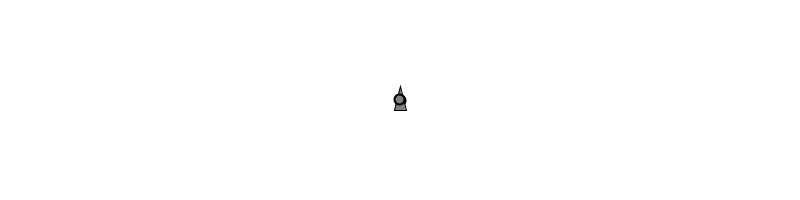
Frame 1 (no input)
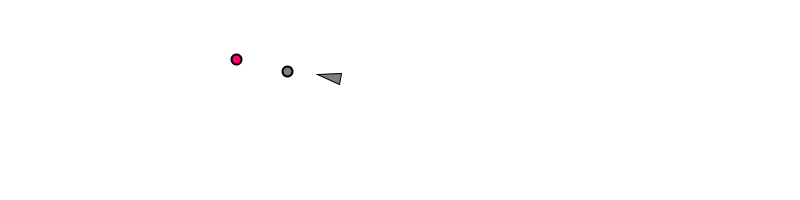
Frame 60 (the mouse pressed at the canvas centre just before this capture)
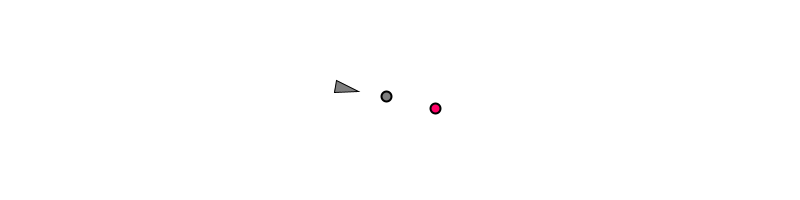
Frame 120 (the mouse held since frame 60 and released just before this capture)

The Processing sketch that drew these frames (run headless with seeded random() and noise(); from frame 60 on, the mouse is pressed at the canvas centre):

// Processing sketch: pursue
// ── pursue.pde
// Implements Craig Reynold's autonomous steering behaviors
// One vehicle "seeks"
// See: http://www.red3d.com/cwr/

//movers, particles...ahora se llama vehicle!
Vehicle v;
//mira quien aparecio??
Mover m;


void setup() {
  size(800, 200);
  //lo posicionamos en el centro del escenario...
  v = new Vehicle(width/2, height/2);
  m = new Mover();
  smooth();
}

void draw() {
  background(255);
  //un vector al mouse
  PVector mouse = new PVector(mouseX, mouseY);
  fill(200);
  stroke(0);
  strokeWeight(2);
  v.pursue(m);
  v.update();
  v.display();
  m.update();
  m.display();
}


// ── Mover.pde
class Mover {
  PVector location;
  PVector velocity;
  PVector acceleration;
  float topspeed;

  Mover() {
    location = new PVector(width/2,height/2);
    velocity = new PVector(0,0);
    topspeed = 2;
  }

  void update() {
    
    PVector mouse = new PVector(mouseX,mouseY);
    PVector acceleration = PVector.sub(mouse,location);
    acceleration.normalize();
    acceleration.mult(.4);
    
    //el ABC de la animacion:
    //primero se labura la aceleracion
    //a la velocidad se le agrega la aceleracion
    //se limita la velocidad de ser necesario
    //a la locacion se la agrega la velocidad
    
    velocity.add(acceleration);
    print(velocity);
    velocity.limit(topspeed);
    location.add(velocity);
  }

  void display() {
    stroke(0);
    strokeWeight(2);
    fill(127);
    ellipse(location.x,location.y,10,10);
  }
}




// ── Vehicle.pde
class Vehicle {
  //los 3 vectores de siempre!
  PVector location;
  PVector velocity;
  PVector acceleration;
  float r;
  //fuerza maxima
  float maxforce;
  //velocidad maxima
  float maxspeed;

  Vehicle(float x, float y) {
    //config inicial
    acceleration = new PVector(0,0);
    velocity = new PVector(0,-2);
    location = new PVector(x,y);
    r = 6;
    maxspeed = 1.5;
    maxforce = .1;
  }

  void update() {
    //lo de siempre...
    velocity.add(acceleration);
    velocity.limit(maxspeed);
    location.add(velocity);
    acceleration.mult(0);
  }
  
  //aplicamos la fuerza...pero miremos que es lo que llega!

  void applyForce(PVector force) {
    acceleration.add(force);
  }
  
  void pursue(Mover m){
    PVector distance = PVector.sub(m.location,location); 
    float T = distance.mag() / maxspeed;
    
    PVector velocityCopy = m.velocity.get();
    velocityCopy.mult(T);
    PVector futureLocation = PVector.add(m.location, velocityCopy);
    seek(futureLocation);
  }

  void seek(PVector target) {
    fill(#ff0066);
    ellipse(target.x, target.y, 10, 10);
    
    //vector entre el objeto y la locacion
    PVector desired = PVector.sub(target,location); 
    //lo normalizamos
    desired.normalize();
    //lo limitamos en su velocidad
    desired.mult(maxspeed);
    //ahora tenemos lo que necesitamos para crear la fuerza que el mismisimo Reynolds nos indica:
    PVector steer = PVector.sub(desired,velocity);
    //en funcion de como la limitamos, definimos la influencia de dicha fuerza
    steer.limit(maxforce);
    //y la aplicamos :)
    applyForce(steer);
  }
    
  void display() {
    float theta = velocity.heading2D() + PI/2;
    fill(127);
    stroke(0);
    strokeWeight(1);
    pushMatrix();
    translate(location.x,location.y);
    rotate(theta);
    beginShape();
    vertex(0, -r*2);
    vertex(-r, r*2);
    vertex(r, r*2);
    endShape(CLOSE);
    popMatrix();
    
    
  }
}
